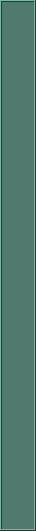
   <widget class="QFrame" name="frame_8">
    <property name="geometry">
     <rect>
      <x>615</x>
      <y>90</y>
      <width>36</width>
      <height>531</height>
     </rect>
    </property>
    <property name="palette">
     <palette>
      <active>
       <colorrole role="WindowText">
        <brush brushstyle="SolidPattern">
         <color alpha="255">
          <red>185</red>
          <green>198</green>
          <blue>185</blue>
         </color>
        </brush>
       </colorrole>
       <colorrole role="Button">
        <brush brushstyle="SolidPattern">
         <color alpha="255">
          <red>81</red>
          <green>121</green>
          <blue>109</blue>
         </color>
        </brush>
       </colorrole>
       <colorrole role="Light">
        <brush brushstyle="SolidPattern">
         <color alpha="255">
          <red>121</red>
          <green>182</green>
          <blue>164</blue>
         </color>
        </brush>
       </colorrole>
       <colorrole role="Midlight">
        <brush brushstyle="SolidPattern">
         <color alpha="255">
          <red>101</red>
          <green>151</green>
          <blue>136</blue>
         </color>
        </brush>
       </colorrole>
       <colorrole role="Dark">
        <brush brushstyle="SolidPattern">
         <color alpha="255">
          <red>40</red>
          <green>60</green>
          <blue>54</blue>
         </color>
        </brush>
       </colorrole>
       <colorrole role="Mid">
        <brush brushstyle="SolidPattern">
         <color alpha="255">
          <red>54</red>
          <green>80</green>
          <blue>72</blue>
         </color>
        </brush>
       </colorrole>
       <colorrole role="Text">
        <brush brushstyle="SolidPattern">
         <color alpha="255">
          <red>185</red>
          <green>198</green>
          <blue>185</blue>
         </color>
        </brush>
       </colorrole>
       <colorrole role="BrightText">
        <brush brushstyle="SolidPattern">
         <color alpha="255">
          <red>255</red>
          <green>255</green>
          <blue>255</blue>
         </color>
        </brush>
       </colorrole>
       <colorrole role="ButtonText">
        <brush brushstyle="SolidPattern">
         <color alpha="255">
          <red>255</red>
          <green>255</green>
          <blue>255</blue>
         </color>
        </brush>
       </colorrole>
       <colorrole role="Base">
        <brush brushstyle="SolidPattern">
         <color alpha="255">
          <red>0</red>
          <green>0</green>
          <blue>0</blue>
         </color>
        </brush>
       </colorrole>
       <colorrole role="Window">
        <brush brushstyle="SolidPattern">
         <color alpha="255">
          <red>81</red>
          <green>121</green>
          <blue>109</blue>
         </color>
        </brush>
       </colorrole>
       <colorrole role="Shadow">
        <brush brushstyle="SolidPattern">
         <color alpha="255">
          <red>0</red>
          <green>0</green>
          <blue>0</blue>
         </color>
        </brush>
       </colorrole>
       <colorrole role="AlternateBase">
        <brush brushstyle="SolidPattern">
         <color alpha="255">
          <red>40</red>
          <green>60</green>
          <blue>54</blue>
         </color>
        </brush>
       </colorrole>
       <colorrole role="ToolTipBase">
        <brush brushstyle="SolidPattern">
         <color alpha="255">
          <red>255</red>
          <green>255</green>
          <blue>220</blue>
         </color>
        </brush>
       </colorrole>
       <colorrole role="ToolTipText">
        <brush brushstyle="SolidPattern">
         <color alpha="255">
          <red>0</red>
          <green>0</green>
          <blue>0</blue>
         </color>
        </brush>
       </colorrole>
      </active>
      <inactive>
       <colorrole role="WindowText">
        <brush brushstyle="SolidPattern">
         <color alpha="255">
          <red>185</red>
          <green>198</green>
          <blue>185</blue>
         </color>
        </brush>
       </colorrole>
       <colorrole role="Button">
        <brush brushstyle="SolidPattern">
         <color alpha="255">
          <red>81</red>
          <green>121</green>
          <blue>109</blue>
         </color>
        </brush>
       </colorrole>
       <colorrole role="Light">
        <brush brushstyle="SolidPattern">
         <color alpha="255">
          <red>121</red>
          <green>182</green>
          <blue>164</blue>
         </color>
        </brush>
       </colorrole>
       <colorrole role="Midlight">
        <brush brushstyle="SolidPattern">
         <color alpha="255">
          <red>101</red>
          <green>151</green>
          <blue>136</blue>
         </color>
        </brush>
       </colorrole>
       <colorrole role="Dark">
        <brush brushstyle="SolidPattern">
         <color alpha="255">
          <red>40</red>
          <green>60</green>
          <blue>54</blue>
         </color>
        </brush>
       </colorrole>
       <colorrole role="Mid">
        <brush brushstyle="SolidPattern">
         <color alpha="255">
          <red>54</red>
          <green>80</green>
          <blue>72</blue>
         </color>
        </brush>
       </colorrole>
       <colorrole role="Text">
        <brush brushstyle="SolidPattern">
         <color alpha="255">
          <red>185</red>
          <green>198</green>
          <blue>185</blue>
         </color>
        </brush>
       </colorrole>
       <colorrole role="BrightText">
        <brush brushstyle="SolidPattern">
         <color alpha="255">
          <red>255</red>
          <green>255</green>
          <blue>255</blue>
         </color>
        </brush>
       </colorrole>
       <colorrole role="ButtonText">
        <brush brushstyle="SolidPattern">
         <color alpha="255">
          <red>255</red>
          <green>255</green>
          <blue>255</blue>
         </color>
        </brush>
       </colorrole>
       <colorrole role="Base">
        <brush brushstyle="SolidPattern">
         <color alpha="255">
          <red>0</red>
          <green>0</green>
          <blue>0</blue>
         </color>
        </brush>
       </colorrole>
       <colorrole role="Window">
        <brush brushstyle="SolidPattern">
         <color alpha="255">
          <red>81</red>
          <green>121</green>
          <blue>109</blue>
         </color>
        </brush>
       </colorrole>
       <colorrole role="Shadow">
        <brush brushstyle="SolidPattern">
         <color alpha="255">
          <red>0</red>
          <green>0</green>
          <blue>0</blue>
         </color>
        </brush>
       </colorrole>
       <colorrole role="AlternateBase">
        <brush brushstyle="SolidPattern">
         <color alpha="255">
          <red>40</red>
          <green>60</green>
          <blue>54</blue>
         </color>
        </brush>
       </colorrole>
       <colorrole role="ToolTipBase">
        <brush brushstyle="SolidPattern">
         <color alpha="255">
          <red>255</red>
          <green>255</green>
          <blue>220</blue>
         </color>
        </brush>
       </colorrole>
       <colorrole role="ToolTipText">
        <brush brushstyle="SolidPattern">
         <color alpha="255">
          <red>0</red>
          <green>0</green>
          <blue>0</blue>
         </color>
        </brush>
       </colorrole>
      </inactive>
      <disabled>
       <colorrole role="WindowText">
        <brush brushstyle="SolidPattern">
         <color alpha="255">
          <red>40</red>
          <green>60</green>
          <blue>54</blue>
         </color>
        </brush>
       </colorrole>
       <colorrole role="Button">
        <brush brushstyle="SolidPattern">
         <color alpha="255">
          <red>81</red>
          <green>121</green>
          <blue>109</blue>
         </color>
        </brush>
       </colorrole>
       <colorrole role="Light">
        <brush brushstyle="SolidPattern">
         <color alpha="255">
          <red>121</red>
          <green>182</green>
          <blue>164</blue>
         </color>
        </brush>
       </colorrole>
       <colorrole role="Midlight">
        <brush brushstyle="SolidPattern">
         <color alpha="255">
          <red>101</red>
          <green>151</green>
          <blue>136</blue>
         </color>
        </brush>
       </colorrole>
       <colorrole role="Dark">
        <brush brushstyle="SolidPattern">
         <color alpha="255">
          <red>40</red>
          <green>60</green>
          <blue>54</blue>
         </color>
        </brush>
       </colorrole>
       <colorrole role="Mid">
        <brush brushstyle="SolidPattern">
         <color alpha="255">
          <red>54</red>
          <green>80</green>
          <blue>72</blue>
         </color>
        </brush>
       </colorrole>
       <colorrole role="Text">
        <brush brushstyle="SolidPattern">
         <color alpha="255">
          <red>40</red>
          <green>60</green>
          <blue>54</blue>
         </color>
        </brush>
       </colorrole>
       <colorrole role="BrightText">
        <brush brushstyle="SolidPattern">
         <color alpha="255">
          <red>255</red>
          <green>255</green>
          <blue>255</blue>
         </color>
        </brush>
       </colorrole>
       <colorrole role="ButtonText">
        <brush brushstyle="SolidPattern">
         <color alpha="255">
          <red>40</red>
          <green>60</green>
          <blue>54</blue>
         </color>
        </brush>
       </colorrole>
       <colorrole role="Base">
        <brush brushstyle="SolidPattern">
         <color alpha="255">
          <red>81</red>
          <green>121</green>
          <blue>109</blue>
         </color>
        </brush>
       </colorrole>
       <colorrole role="Window">
        <brush brushstyle="SolidPattern">
         <color alpha="255">
          <red>81</red>
          <green>121</green>
          <blue>109</blue>
         </color>
        </brush>
       </colorrole>
       <colorrole role="Shadow">
        <brush brushstyle="SolidPattern">
         <color alpha="255">
          <red>0</red>
          <green>0</green>
          <blue>0</blue>
         </color>
        </brush>
       </colorrole>
       <colorrole role="AlternateBase">
        <brush brushstyle="SolidPattern">
         <color alpha="255">
          <red>81</red>
          <green>121</green>
          <blue>109</blue>
         </color>
        </brush>
       </colorrole>
       <colorrole role="ToolTipBase">
        <brush brushstyle="SolidPattern">
         <color alpha="255">
          <red>255</red>
          <green>255</green>
          <blue>220</blue>
         </color>
        </brush>
       </colorrole>
       <colorrole role="ToolTipText">
        <brush brushstyle="SolidPattern">
         <color alpha="255">
          <red>0</red>
          <green>0</green>
          <blue>0</blue>
         </color>
        </brush>
       </colorrole>
      </disabled>
     </palette>
    </property>
    <property name="frameShape">
     <enum>QFrame::Box</enum>
    </property>
    <property name="frameShadow">
     <enum>QFrame::Raised</enum>
    </property>
    <property name="lineWidth">
     <number>1</number>
    </property>
    <property name="midLineWidth">
     <number>0</number>
    </property>
    <widget class="QPushButton" name="pushButton_P3_openBranchJson">
     <property name="enabled">
      <bool>true</bool>
     </property>
     <property name="geometry">
      <rect>
       <x>3</x>
       <y>472</y>
       <width>25</width>
       <height>25</height>
      </rect>
     </property>
     <property name="text">
      <string/>
     </property>
     <property name="icon">
      <iconset>
       <normaloff>icons/publishToolIcon/option2-512.png</normaloff>icons/publishToolIcon/option2-512.png</iconset>
     </property>
     <property name="iconSize">
      <size>
       <width>25</width>
       <height>25</height>
      </size>
     </property>
     <property name="checkable">
      <bool>true</bool>
     </property>
     <property name="autoDefault">
      <bool>false</bool>
     </property>
     <property name="default">
      <bool>false</bool>
     </property>
     <property name="flat">
      <bool>true</bool>
     </property>
    </widget>
    <widget class="QPushButton" name="pushButton_P3_loadFile">
     <property name="enabled">
      <bool>true</bool>
     </property>
     <property name="geometry">
      <rect>
       <x>3</x>
       <y>440</y>
       <width>25</width>
       <height>25</height>
      </rect>
     </property>
     <property name="text">
      <string/>
     </property>
     <property name="icon">
      <iconset>
       <normaloff>icons/publishToolIcon/load60.png</normaloff>icons/publishToolIcon/load60.png</iconset>
     </property>
     <property name="iconSize">
      <size>
       <width>27</width>
       <height>25</height>
      </size>
     </property>
     <property name="checkable">
      <bool>true</bool>
     </property>
     <property name="autoDefault">
      <bool>false</bool>
     </property>
     <property name="default">
      <bool>false</bool>
     </property>
     <property name="flat">
      <bool>true</bool>
     </property>
    </widget>
    <widget class="QPushButton" name="pushButton_P3_processModeling">
     <property name="enabled">
      <bool>true</bool>
     </property>
     <property name="geometry">
      <rect>
       <x>5</x>
       <y>5</y>
       <width>25</width>
       <height>25</height>
      </rect>
     </property>
     <property name="text">
      <string/>
     </property>
     <property name="icon">
      <iconset>
       <normaloff>icons/publishToolIcon/processMod_C_OFF.png</normaloff>
       <normalon>icons/publishToolIcon/processMod_C_ON.png</normalon>
       <disabledoff>icons/publishToolIcon/processMod_C_OFF.png</disabledoff>
       <disabledon>icons/publishToolIcon/processMod_C_OFF.png</disabledon>
       <selectedon>icons/publishToolIcon/processMod_C_ON.png</selectedon>icons/publishToolIcon/processMod_C_OFF.png</iconset>
     </property>
     <property name="iconSize">
      <size>
       <width>25</width>
       <height>25</height>
      </size>
     </property>
     <property name="checkable">
      <bool>true</bool>
     </property>
     <property name="autoDefault">
      <bool>false</bool>
     </property>
     <property name="default">
      <bool>false</bool>
     </property>
     <property name="flat">
      <bool>true</bool>
     </property>
    </widget>
    <widget class="QPushButton" name="pushButton_P3_processTexture">
     <property name="enabled">
      <bool>true</bool>
     </property>
     <property name="geometry">
      <rect>
       <x>5</x>
       <y>31</y>
       <width>25</width>
       <height>25</height>
      </rect>
     </property>
     <property name="text">
      <string/>
     </property>
     <property name="icon">
      <iconset>
       <normaloff>icons/publishToolIcon/processText_C_OFF.png</normaloff>
       <normalon>icons/publishToolIcon/processTex_C_ON.png</normalon>
       <disabledoff>icons/publishToolIcon/processText_C_OFF.png</disabledoff>
       <disabledon>icons/publishToolIcon/processText_C_OFF.png</disabledon>
       <activeon>icons/publishToolIcon/processTex_C_ON.png</activeon>
       <selectedoff>icons/publishToolIcon/processText_C_OFF.png</selectedoff>
       <selectedon>icons/publishToolIcon/processTex_C_ON.png</selectedon>icons/publishToolIcon/processText_C_OFF.png</iconset>
     </property>
     <property name="iconSize">
      <size>
       <width>25</width>
       <height>25</height>
      </size>
     </property>
     <property name="checkable">
      <bool>true</bool>
     </property>
     <property name="autoDefault">
      <bool>false</bool>
     </property>
     <property name="default">
      <bool>false</bool>
     </property>
     <property name="flat">
      <bool>true</bool>
     </property>
    </widget>
    <widget class="QPushButton" name="pushButton_P3_processRigging">
     <property name="enabled">
      <bool>true</bool>
     </property>
     <property name="geometry">
      <rect>
       <x>5</x>
       <y>57</y>
       <width>25</width>
       <height>25</height>
      </rect>
     </property>
     <property name="text">
      <string/>
     </property>
     <property name="icon">
      <iconset>
       <normaloff>icons/publishToolIcon/processRig_C_OFF.png</normaloff>
       <normalon>icons/publishToolIcon/processRig_C_ON.png</normalon>
       <disabledoff>icons/publishToolIcon/processRig_C_OFF.png</disabledoff>
       <disabledon>icons/publishToolIcon/processRig_C_OFF.png</disabledon>
       <selectedoff>icons/publishToolIcon/processRig_C_OFF.png</selectedoff>
       <selectedon>icons/publishToolIcon/processRig_C_ON.png</selectedon>icons/publishToolIcon/processRig_C_OFF.png</iconset>
     </property>
     <property name="iconSize">
      <size>
       <width>25</width>
       <height>25</height>
      </size>
     </property>
     <property name="checkable">
      <bool>true</bool>
     </property>
     <property name="autoDefault">
      <bool>false</bool>
     </property>
     <property name="default">
      <bool>false</bool>
     </property>
     <property name="flat">
      <bool>true</bool>
     </property>
    </widget>
    <widget class="QPushButton" name="pushButton_P3_inputMayaOn">
     <property name="enabled">
      <bool>true</bool>
     </property>
     <property name="geometry">
      <rect>
       <x>3</x>
       <y>230</y>
       <width>25</width>
       <height>25</height>
      </rect>
     </property>
     <property name="palette">
      <palette>
       <active>
        <colorrole role="WindowText">
         <brush brushstyle="SolidPattern">
          <color alpha="255">
           <red>0</red>
           <green>0</green>
           <blue>0</blue>
          </color>
         </brush>
        </colorrole>
        <colorrole role="Text">
         <brush brushstyle="SolidPattern">
          <color alpha="255">
           <red>255</red>
           <green>255</green>
           <blue>0</blue>
          </color>
         </brush>
        </colorrole>
        <colorrole role="ButtonText">
         <brush brushstyle="SolidPattern">
          <color alpha="255">
           <red>255</red>
           <green>255</green>
           <blue>0</blue>
          </color>
         </brush>
        </colorrole>
       </active>
       <inactive>
        <colorrole role="WindowText">
         <brush brushstyle="SolidPattern">
          <color alpha="255">
           <red>0</red>
           <green>0</green>
           <blue>0</blue>
          </color>
         </brush>
        </colorrole>
        <colorrole role="Text">
         <brush brushstyle="SolidPattern">
          <color alpha="255">
           <red>0</red>
           <green>0</green>
           <blue>0</blue>
          </color>
         </brush>
        </colorrole>
        <colorrole role="ButtonText">
         <brush brushstyle="SolidPattern">
          <color alpha="255">
           <red>0</red>
           <green>0</green>
           <blue>0</blue>
          </color>
         </brush>
        </colorrole>
       </inactive>
       <disabled>
        <colorrole role="WindowText">
         <brush brushstyle="SolidPattern">
          <color alpha="255">
           <red>120</red>
           <green>120</green>
           <blue>120</blue>
          </color>
         </brush>
        </colorrole>
        <colorrole role="Text">
         <brush brushstyle="SolidPattern">
          <color alpha="255">
           <red>120</red>
           <green>120</green>
           <blue>120</blue>
          </color>
         </brush>
        </colorrole>
        <colorrole role="ButtonText">
         <brush brushstyle="SolidPattern">
          <color alpha="255">
           <red>120</red>
           <green>120</green>
           <blue>120</blue>
          </color>
         </brush>
        </colorrole>
       </disabled>
      </palette>
     </property>
     <property name="autoFillBackground">
      <bool>false</bool>
     </property>
     <property name="text">
      <string/>
     </property>
     <property name="icon">
      <iconset>
       <normaloff>icons/publishToolIcon/InputOption_maya_Off.png</normaloff>
       <normalon>icons/publishToolIcon/InputOption_Maya_ON.png</normalon>
       <disabledoff>icons/publishToolIcon/InputOption_maya_Off.png</disabledoff>
       <disabledon>icons/publishToolIcon/InputOption_Maya_ON.png</disabledon>
       <activeoff>icons/publishToolIcon/InputOption_maya_Off.png</activeoff>
       <activeon>icons/publishToolIcon/InputOption_Maya_ON.png</activeon>
       <selectedoff>icons/publishToolIcon/InputOption_maya_Off.png</selectedoff>
       <selectedon>icons/publishToolIcon/InputOption_Maya_ON.png</selectedon>icons/publishToolIcon/InputOption_maya_Off.png</iconset>
     </property>
     <property name="iconSize">
      <size>
       <width>25</width>
       <height>25</height>
      </size>
     </property>
     <property name="checkable">
      <bool>true</bool>
     </property>
     <property name="checked">
      <bool>false</bool>
     </property>
     <property name="autoRepeat">
      <bool>false</bool>
     </property>
     <property name="autoExclusive">
      <bool>false</bool>
     </property>
     <property name="autoDefault">
      <bool>false</bool>
     </property>
     <property name="default">
      <bool>false</bool>
     </property>
     <property name="flat">
      <bool>true</bool>
     </property>
    </widget>
    <widget class="QPushButton" name="pushButton_P3_inputRibOn">
     <property name="enabled">
      <bool>true</bool>
     </property>
     <property name="geometry">
      <rect>
       <x>3</x>
       <y>265</y>
       <width>25</width>
       <height>25</height>
      </rect>
     </property>
     <property name="palette">
      <palette>
       <active>
        <colorrole role="WindowText">
         <brush brushstyle="SolidPattern">
          <color alpha="255">
           <red>0</red>
           <green>0</green>
           <blue>0</blue>
          </color>
         </brush>
        </colorrole>
        <colorrole role="Text">
         <brush brushstyle="SolidPattern">
          <color alpha="255">
           <red>255</red>
           <green>255</green>
           <blue>0</blue>
          </color>
         </brush>
        </colorrole>
        <colorrole role="ButtonText">
         <brush brushstyle="SolidPattern">
          <color alpha="255">
           <red>255</red>
           <green>255</green>
           <blue>0</blue>
          </color>
         </brush>
        </colorrole>
       </active>
       <inactive>
        <colorrole role="WindowText">
         <brush brushstyle="SolidPattern">
          <color alpha="255">
           <red>0</red>
           <green>0</green>
           <blue>0</blue>
          </color>
         </brush>
        </colorrole>
        <colorrole role="Text">
         <brush brushstyle="SolidPattern">
          <color alpha="255">
           <red>0</red>
           <green>0</green>
           <blue>0</blue>
          </color>
         </brush>
        </colorrole>
        <colorrole role="ButtonText">
         <brush brushstyle="SolidPattern">
          <color alpha="255">
           <red>0</red>
           <green>0</green>
           <blue>0</blue>
          </color>
         </brush>
        </colorrole>
       </inactive>
       <disabled>
        <colorrole role="WindowText">
         <brush brushstyle="SolidPattern">
          <color alpha="255">
           <red>120</red>
           <green>120</green>
           <blue>120</blue>
          </color>
         </brush>
        </colorrole>
        <colorrole role="Text">
         <brush brushstyle="SolidPattern">
          <color alpha="255">
           <red>120</red>
           <green>120</green>
           <blue>120</blue>
          </color>
         </brush>
        </colorrole>
        <colorrole role="ButtonText">
         <brush brushstyle="SolidPattern">
          <color alpha="255">
           <red>120</red>
           <green>120</green>
           <blue>120</blue>
          </color>
         </brush>
        </colorrole>
       </disabled>
      </palette>
     </property>
     <property name="autoFillBackground">
      <bool>false</bool>
     </property>
     <property name="text">
      <string/>
     </property>
     <property name="icon">
      <iconset>
       <normaloff>icons/publishToolIcon/InputOption_Rib_Off.png</normaloff>
       <normalon>icons/publishToolIcon/InputOptionRIB_On.png</normalon>
       <disabledoff>icons/publishToolIcon/InputOption_Rib_Off.png</disabledoff>
       <disabledon>icons/publishToolIcon/InputOptionRIB_On.png</disabledon>
       <activeoff>icons/publishToolIcon/InputOption_Rib_Off.png</activeoff>
       <activeon>icons/publishToolIcon/InputOptionRIB_On.png</activeon>
       <selectedoff>icons/publishToolIcon/InputOption_Rib_Off.png</selectedoff>
       <selectedon>icons/publishToolIcon/InputOptionRIB_On.png</selectedon>icons/publishToolIcon/InputOption_Rib_Off.png</iconset>
     </property>
     <property name="iconSize">
      <size>
       <width>25</width>
       <height>25</height>
      </size>
     </property>
     <property name="checkable">
      <bool>true</bool>
     </property>
     <property name="checked">
      <bool>false</bool>
     </property>
     <property name="autoRepeat">
      <bool>false</bool>
     </property>
     <property name="autoExclusive">
      <bool>false</bool>
     </property>
     <property name="autoDefault">
      <bool>false</bool>
     </property>
     <property name="default">
      <bool>false</bool>
     </property>
     <property name="flat">
      <bool>true</bool>
     </property>
    </widget>
    <widget class="QPushButton" name="pushButton_P3_NA">
     <property name="enabled">
      <bool>true</bool>
     </property>
     <property name="geometry">
      <rect>
       <x>5</x>
       <y>83</y>
       <width>25</width>
       <height>25</height>
      </rect>
     </property>
     <property name="text">
      <string/>
     </property>
     <property name="icon">
      <iconset>
       <normaloff>icons/publishToolIcon/processNA_C_OFF.png</normaloff>
       <normalon>icons/publishToolIcon/processNA_C_ON.png</normalon>
       <disabledoff>icons/publishToolIcon/processNA_C_OFF.png</disabledoff>
       <disabledon>icons/publishToolIcon/processNA_C_OFF.png</disabledon>
       <selectedoff>icons/publishToolIcon/processNA_C_OFF.png</selectedoff>
       <selectedon>icons/publishToolIcon/processNA_C_ON.png</selectedon>icons/publishToolIcon/processNA_C_OFF.png</iconset>
     </property>
     <property name="iconSize">
      <size>
       <width>25</width>
       <height>25</height>
      </size>
     </property>
     <property name="checkable">
      <bool>true</bool>
     </property>
     <property name="autoDefault">
      <bool>false</bool>
     </property>
     <property name="default">
      <bool>false</bool>
     </property>
     <property name="flat">
      <bool>true</bool>
     </property>
    </widget>
    <widget class="QPushButton" name="pushButton_P3_packageAll">
     <property name="geometry">
      <rect>
       <x>3</x>
       <y>501</y>
       <width>25</width>
       <height>25</height>
      </rect>
     </property>
     <property name="text">
      <string/>
     </property>
     <property name="icon">
      <iconset>
       <normaloff>icons/publishToolIcon/package.png</normaloff>icons/publishToolIcon/package.png</iconset>
     </property>
     <property name="iconSize">
      <size>
       <width>25</width>
       <height>25</height>
      </size>
     </property>
     <property name="flat">
      <bool>true</bool>
     </property>
    </widget>
   </widget>
